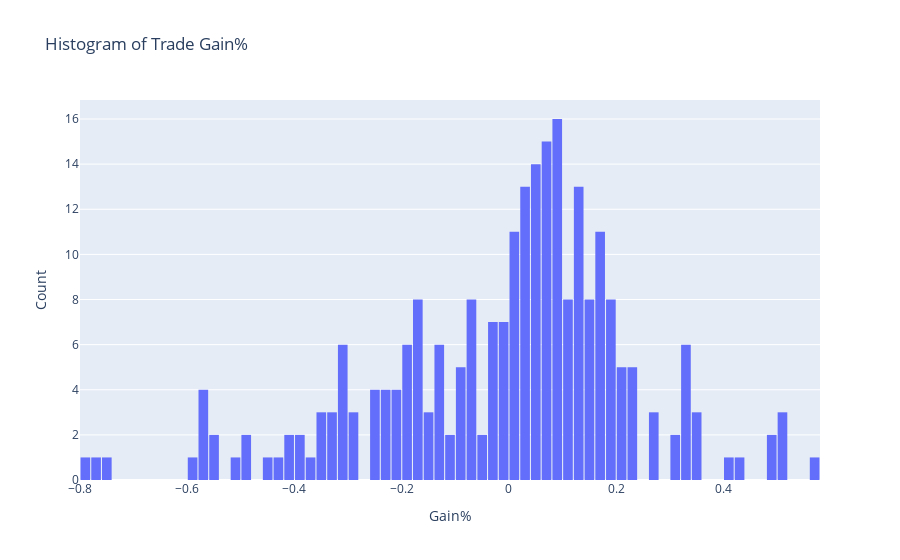

The cell this chart's notebook holds for it:
### Code cell
trades
# histogram of the trade gain%


fig = px.histogram(trades, x="Gain%", nbins=100, title="Histogram of Trade Gain%")
fig.update_layout(
    xaxis_title="Gain%",
    yaxis_title="Count",
    bargap=0.1
)
fig.show()

### Figure 1 — Plotly figure (JSON) as saved in the notebook; plotly's stock layout.template omitted (floating-point values rounded to 4 significant figures; data arrays with more than 128 entries replaced by an {"elided": "..."} marker saying what was removed)
{"data": [{"alignmentgroup": "True", "bingroup": "x", "hovertemplate": "Gain%=%{x}<br>count=%{y}<extra></extra>", "legendgroup": "", "marker": {"color": "#636efa", "pattern": {"shape": ""}}, "name": "", "nbinsx": 100, "offsetgroup": "", "orientation": "v", "showlegend": false, "type": "histogram", "x": {"elided": "251 float values"}, "xaxis": "x", "yaxis": "y"}], "layout": {"bargap": 0.1, "barmode": "relative", "legend": {"tracegroupgap": 0}, "title": {"text": "Histogram of Trade Gain%"}, "xaxis": {"anchor": "y", "domain": [0, 1], "title": {"text": "Gain%"}}, "yaxis": {"anchor": "x", "domain": [0, 1], "title": {"text": "Count"}}}}
